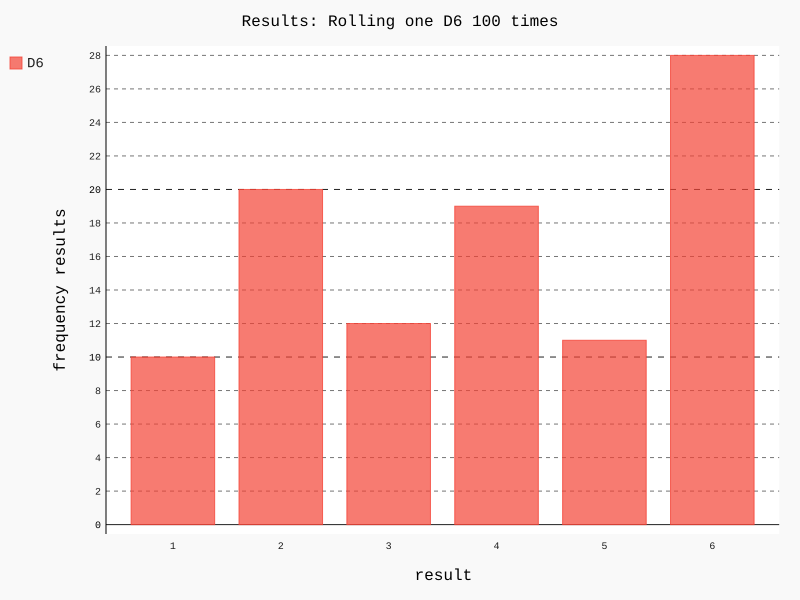

Write Python code to recreate this figure.

#  Rolling the Die

from die import Die

#   Create a D6
die = Die()

#  Make some rolls, and store results in a list
results = []
for roll_num in range(100):
    result = die.roll()
    results.append(result)

#print(results)

#  Analyzing the results

#  We can increase the number of simulated rolls to 1000 
#  We create empty list frequencies to store the number of
#      times each value is rolled
#  We loop thru the possible values (1 thru 6 in this case)
#  Count how many times each number appears and append the value
#  to the frequencies list.
frequencies = []
# for value in range(1, die.num_sides+1):
for value in range(1, 6 + 1):
	frequency = results.count(value)
	frequencies.append(frequency)

# print(frequencies)

#  A Histogram

#  Render the chart to a SVG file (.svg extension). Open the tab in 
#      any web browser and then open the file die_visual_svg. We can use
#      google
import pygal

from die import Die

#   Create a D6
die = Die()

#  Make some rolls, and store results in a list
results = []
for roll_num in range(100):
    result = die.roll()
    results.append(result)

frequencies = []
# for value in range(1, die.num_sides+1):
for value in range(1, 6 + 1):
	frequency = results.count(value)
	frequencies.append(frequency)   

hist = pygal.Bar()

hist.title = "Results: Rolling one D6 100 times"
hist.x_labels =['1','2','3','4','5','6']
hist.x_title = "result"
hist.y_title = "frequency results"

hist.add('D6', frequencies)
hist.render_to_file('die_visual.svg')
